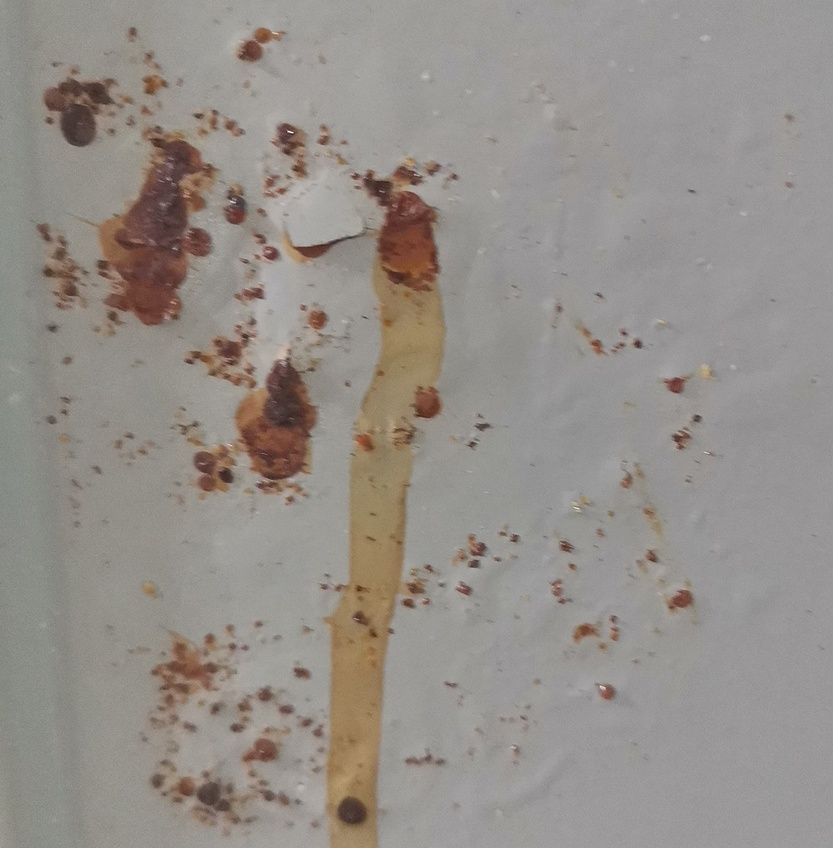
#> input picture test/3.jpg, 833 x 848 px, shrunk from 1000 x 1018 before the run, found by its file name
$ python test13.py
#> lines starting #> are read from the running program, lines starting #| are printed output that depends on the picture; after the words box and inside, x2 and y2 are one past the last pixel; in counts of white or black regions, pixels touching at a corner belong together
# !/usr/bin/env python
# -*- coding: utf-8 -*-
# @File    :   test13.py
# @Time    :   2024/06/20 09:54:49
# @Author  :   机灵巢穴_WitNest
# @Version :   1.0
# @Site    :   https://space.bilibili.com/484950664?spm_id_from=333.1007.0.0
# @Desc    :   新创建的python文件

import cv2
import numpy as np

# [54 lines left out: functions detect_defects1, detect_defects2, not called in this run]


def detect_rust(image_path):
    # 读取图像
#> called with image_path = 'test/3.jpg'
    image = cv2.imread(image_path)
#> image is the input picture: shape (848, 833, 3); mean B, G, R 137.8, 143.1, 148.9
    if image is None:
        print("无法读取图像")
        return

    # 转换为HSV颜色空间
    hsv = cv2.cvtColor(image, cv2.COLOR_BGR2HSV)
#> hsv: shape (848, 833, 3); mean H, S, V 58.8, 21.1, 149

    # 定义锈蚀的颜色范围
    lower_rust = np.array([0, 50, 50])
    upper_rust = np.array([20, 255, 255])

    # 创建掩膜
    mask = cv2.inRange(hsv, lower_rust, upper_rust)
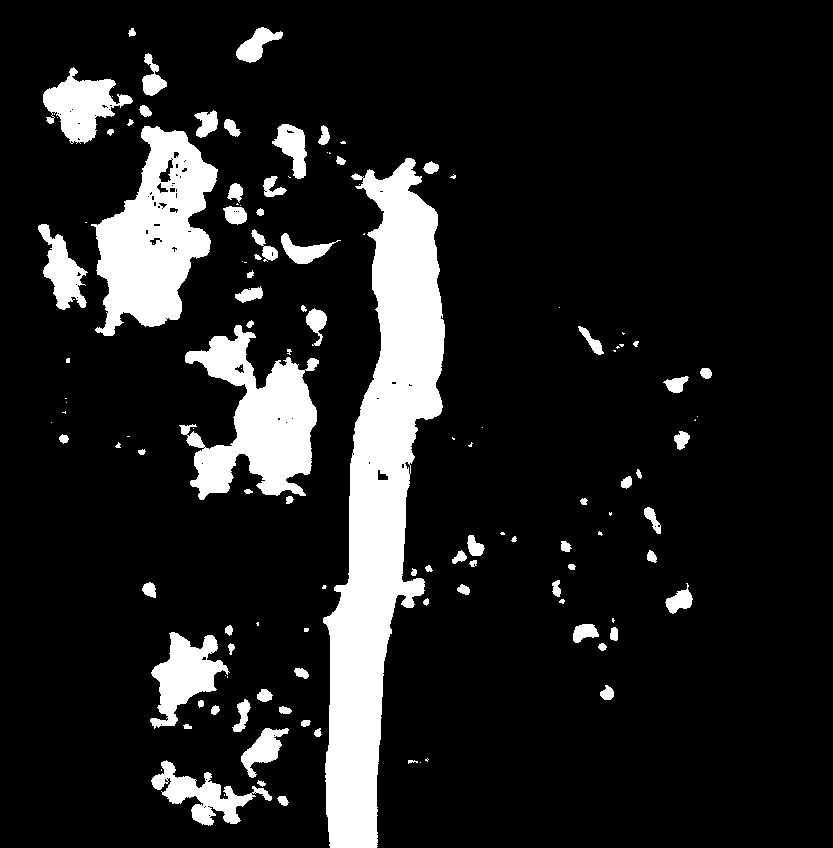
#> mask: shape (848, 833); 12.9% white; 127 white regions (48 under 20 px), largest, box (x1, y1, x2, y2) and area: (323, 158, 445, 848) 40026, (91, 126, 218, 336) 14707, (179, 325, 319, 500) 12222

    # 使用形态学操作去除噪声
    kernel = np.ones((3, 3), np.uint8)
    mask = cv2.morphologyEx(mask, cv2.MORPH_CLOSE, kernel, iterations=2)
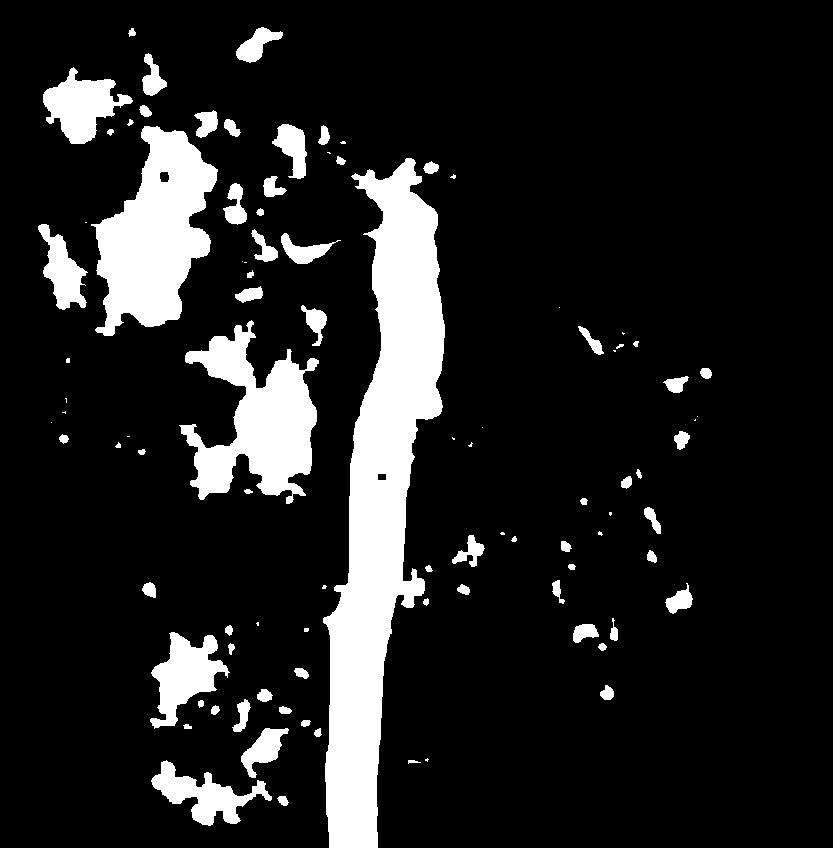
#> mask: shape (848, 833); 13.1% white; 96 white regions (26 under 20 px)

    # 找到轮廓
    contours, _ = cv2.findContours(mask, cv2.RETR_EXTERNAL, cv2.CHAIN_APPROX_SIMPLE)
#> contours = 96 contours, 32 with area under 20; largest, box (x1, y1, x2, y2) and area: (323, 158, 445, 848) 39506, (91, 126, 218, 336) 14874, (179, 320, 319, 504) 12096, (150, 632, 230, 729) 3504, (43, 67, 133, 144) 3322

    # 绘制轮廓
    rust_image = image.copy()
    cv2.drawContours(rust_image, contours, -1, (0, 0, 255), 2)
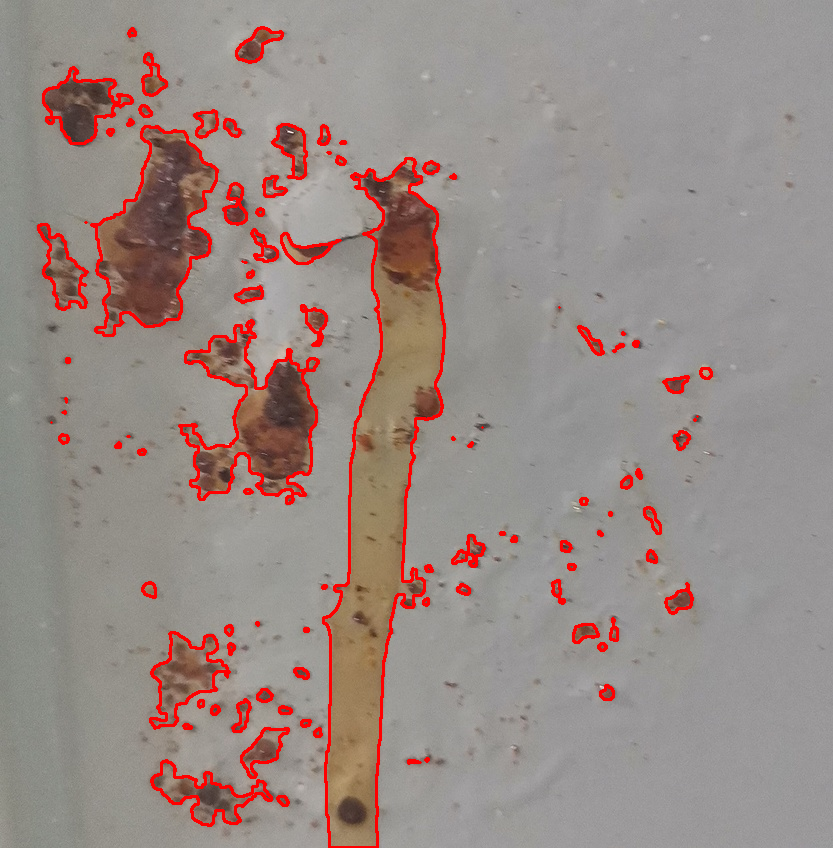
#> rust_image: shape (848, 833, 3); 3.83% of pixels changed, all inside (x1, y1, x2, y2) = (37, 26, 713, 848)

    # 显示结果
    cv2.imshow("Rust Detection", rust_image)
    cv2.waitKey(0)
    cv2.destroyAllWindows()


if __name__ == "__main__":
    image_path = "test/3.jpg"  # 替换为你的图像路径
    detect_rust(image_path)
    # detect_defects2(image_path)

$ run again, with test/2.jpg copied over test/3.jpg
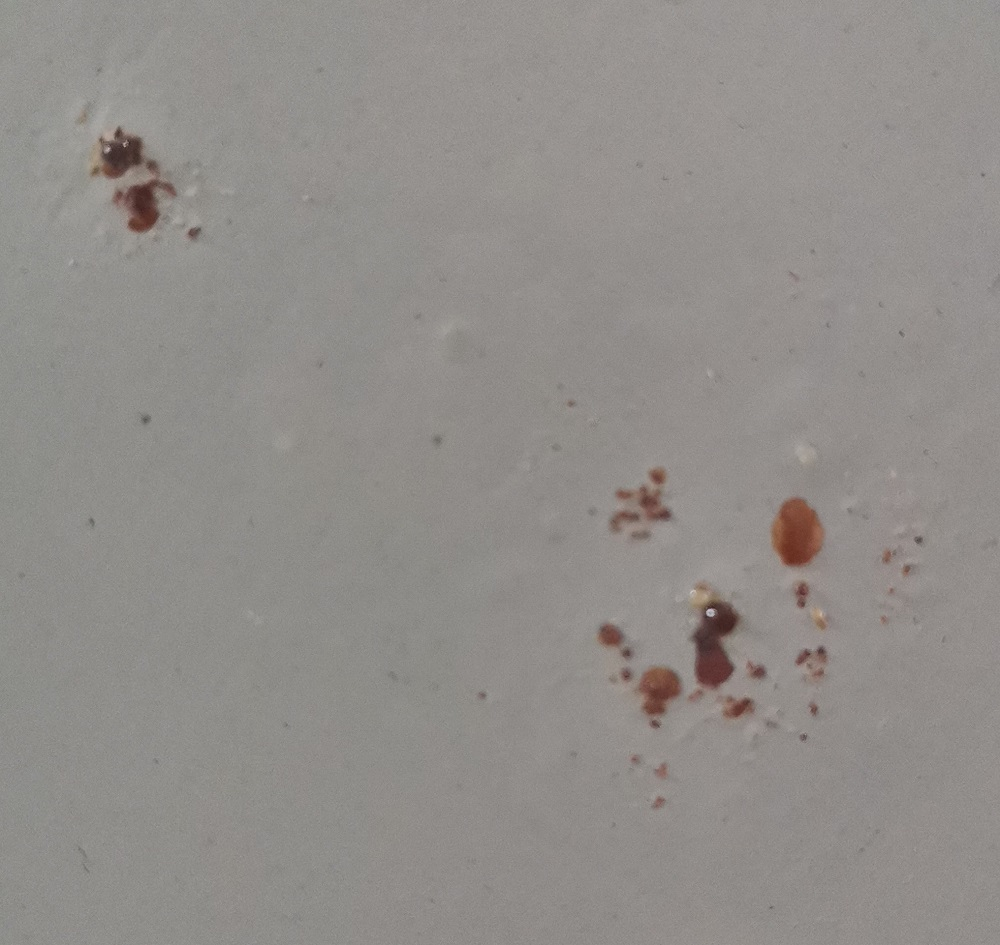
#> input picture test/2.jpg, 1000 x 945 px, found by its file name
#> in detect_rust, image is the input picture: shape (945, 1000, 3); mean B, G, R 138.2, 141.7, 145.3
#> hsv: shape (945, 1000, 3); mean H, S, V 16.8, 12.8, 145.3
#> in detect_rust, `mask = cv2.inRange(hsv, lower_rust, upper_rust)`:
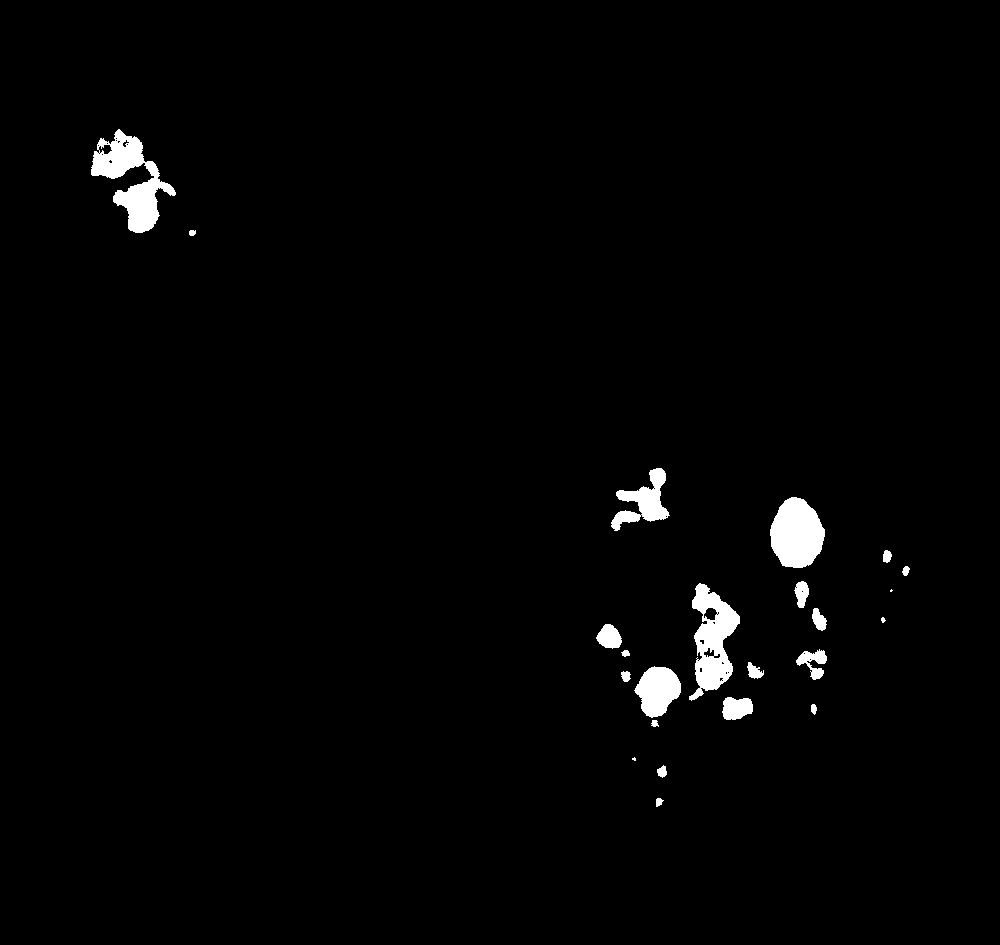
#> mask: shape (945, 1000); 1.6% white; 23 white regions (2 under 20 px), largest, box (x1, y1, x2, y2) and area: (91, 129, 176, 233) 3568, (689, 583, 740, 701) 3072, (770, 497, 825, 568) 2910
#> contours = 22 contours, 3 with area under 20; largest, box (x1, y1, x2, y2) and area: (91, 129, 176, 233) 3558, (689, 583, 740, 701) 3209, (770, 497, 825, 568) 2820, (634, 666, 681, 727) 1630, (611, 468, 670, 531) 1508
#> in detect_rust, `cv2.drawContours(rust_image, contours, -1, (0, 0, 255), 2)`:
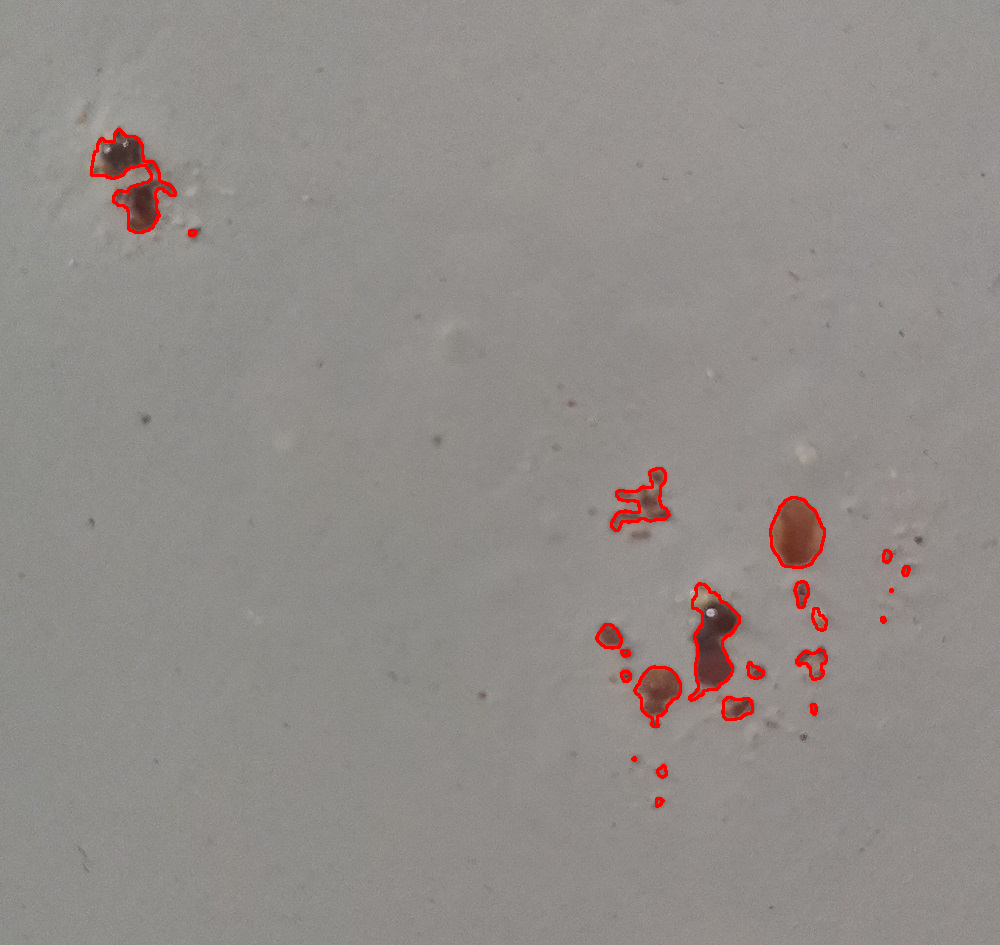
#> rust_image: shape (945, 1000, 3); 0.73% of pixels changed, all inside (x1, y1, x2, y2) = (90, 128, 911, 808)

$ run again, with test/1.png saved as test/3.jpg
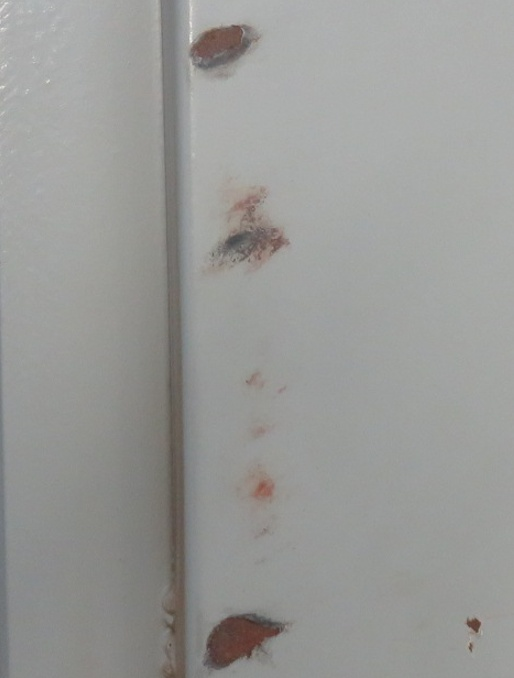
#> input picture test/1.png, 514 x 678 px, found by its file name
#> in detect_rust, image is the input picture: shape (678, 514, 3); mean B, G, R 151.1, 153.4, 153
#> hsv: shape (678, 514, 3); mean H, S, V 46.6, 6.9, 154.4
#> in detect_rust, `mask = cv2.morphologyEx(mask, cv2.MORPH_CLOSE, kernel, iterations=2)`:
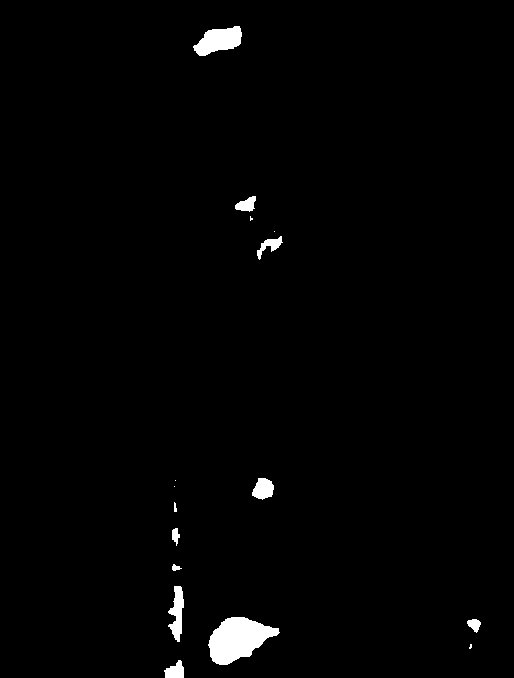
#> mask: shape (678, 514); 1.4% white; 16 white regions (5 under 20 px)
#> contours = 16 contours, 6 with area under 20; largest, box (x1, y1, x2, y2) and area: (208, 617, 280, 665) 2028, (193, 26, 242, 56) 869, (168, 586, 184, 642) 440, (252, 478, 274, 500) 317, (164, 660, 184, 678) 214
#> in detect_rust, `cv2.drawContours(rust_image, contours, -1, (0, 0, 255), 2)`:
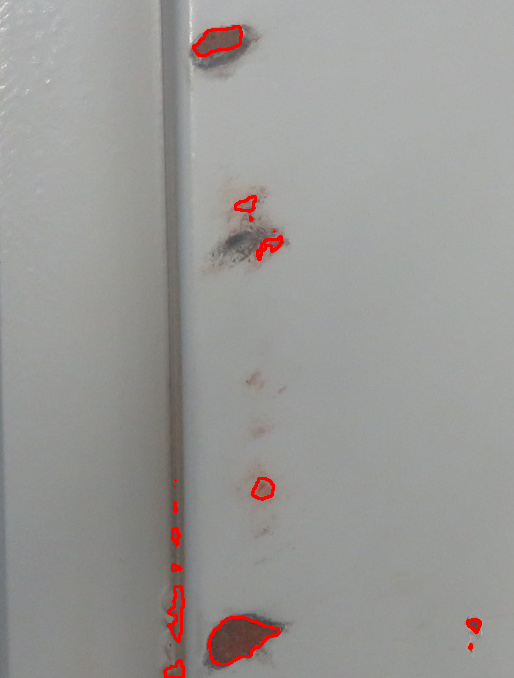
#> rust_image: shape (678, 514, 3); 0.81% of pixels changed, all inside (x1, y1, x2, y2) = (163, 25, 482, 678)
